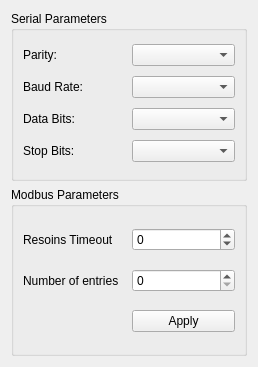
<?xml version="1.0" encoding="UTF-8"?>
<ui version="4.0">
 <class>SerialSettingsdialog</class>
 <widget class="QWidget" name="SerialSettingsdialog">
  <property name="geometry">
   <rect>
    <x>0</x>
    <y>0</y>
    <width>258</width>
    <height>367</height>
   </rect>
  </property>
  <property name="windowTitle">
   <string>Form</string>
  </property>
  <layout class="QGridLayout" name="gridLayout_3">
   <item row="0" column="0">
    <layout class="QGridLayout" name="gridLayout">
     <item row="2" column="0">
      <widget class="QGroupBox" name="groupBox">
       <property name="title">
        <string>Serial Parameters</string>
       </property>
       <layout class="QGridLayout" name="gridLayout_2">
        <item row="0" column="0">
         <widget class="QLabel" name="parityLabel">
          <property name="text">
           <string>Parity:</string>
          </property>
         </widget>
        </item>
        <item row="1" column="1">
         <widget class="QComboBox" name="baudRateComboBox"/>
        </item>
        <item row="1" column="0">
         <widget class="QLabel" name="baudRateLabel">
          <property name="text">
           <string>Baud Rate:</string>
          </property>
         </widget>
        </item>
        <item row="3" column="1">
         <widget class="QComboBox" name="stopBitsComboBox"/>
        </item>
        <item row="0" column="1">
         <widget class="QComboBox" name="parityComboBox"/>
        </item>
        <item row="3" column="0">
         <widget class="QLabel" name="staopBitsLabel">
          <property name="text">
           <string>Stop Bits:</string>
          </property>
         </widget>
        </item>
        <item row="2" column="0">
         <widget class="QLabel" name="dataBitsLabel">
          <property name="text">
           <string>Data Bits:</string>
          </property>
         </widget>
        </item>
        <item row="2" column="1">
         <widget class="QComboBox" name="dataBitsComb"/>
        </item>
       </layout>
      </widget>
     </item>
    </layout>
   </item>
   <item row="1" column="0">
    <widget class="QGroupBox" name="groupBox_2">
     <property name="title">
      <string>Modbus Parameters</string>
     </property>
     <layout class="QGridLayout" name="gridLayout_4">
      <item row="0" column="1">
       <widget class="QSpinBox" name="responseTimeouSpinBox">
        <property name="minimum">
         <number>-1</number>
        </property>
        <property name="maximum">
         <number>5000</number>
        </property>
       </widget>
      </item>
      <item row="0" column="0">
       <widget class="QLabel" name="responseTimeoutLabel">
        <property name="text">
         <string>Resoins Timeout</string>
        </property>
       </widget>
      </item>
      <item row="1" column="1">
       <widget class="QSpinBox" name="numbOfEntrySpinBox"/>
      </item>
      <item row="2" column="1">
       <widget class="QPushButton" name="applayPushButton">
        <property name="text">
         <string>Apply</string>
        </property>
       </widget>
      </item>
      <item row="1" column="0">
       <widget class="QLabel" name="NumbOfEntryLabel">
        <property name="text">
         <string>Number of entries</string>
        </property>
       </widget>
      </item>
     </layout>
    </widget>
   </item>
  </layout>
 </widget>
 <resources/>
 <connections/>
</ui>
